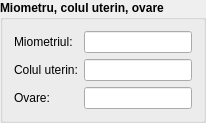
                <widget class="QGroupBox" name="groupBox_27">
                 <property name="sizePolicy">
                  <sizepolicy hsizetype="Preferred" vsizetype="Fixed">
                   <horstretch>0</horstretch>
                   <verstretch>0</verstretch>
                  </sizepolicy>
                 </property>
                 <property name="font">
                  <font>
                   <family>Segoe UI</family>
                   <bold>true</bold>
                  </font>
                 </property>
                 <property name="title">
                  <string>Miometru, colul uterin, ovare</string>
                 </property>
                 <layout class="QGridLayout" name="gridLayout_43">
                  <item row="2" column="0">
                   <widget class="QLabel" name="label_112">
                    <property name="font">
                     <font>
                      <family>Segoe UI</family>
                      <bold>false</bold>
                     </font>
                    </property>
                    <property name="text">
                     <string>Ovare:</string>
                    </property>
                   </widget>
                  </item>
                  <item row="0" column="0">
                   <widget class="QLabel" name="label_113">
                    <property name="font">
                     <font>
                      <family>Segoe UI</family>
                      <bold>false</bold>
                     </font>
                    </property>
                    <property name="text">
                     <string>Miometriul:</string>
                    </property>
                   </widget>
                  </item>
                  <item row="1" column="0">
                   <widget class="QLabel" name="label_114">
                    <property name="font">
                     <font>
                      <family>Segoe UI</family>
                      <bold>false</bold>
                     </font>
                    </property>
                    <property name="text">
                     <string>Colul uterin:</string>
                    </property>
                   </widget>
                  </item>
                  <item row="1" column="2">
                   <widget class="QLineEdit" name="gestation1_cervix">
                    <property name="font">
                     <font>
                      <family>Segoe UI</family>
                      <bold>false</bold>
                     </font>
                    </property>
                   </widget>
                  </item>
                  <item row="0" column="2">
                   <widget class="QLineEdit" name="gestation1_miometer">
                    <property name="font">
                     <font>
                      <family>Segoe UI</family>
                      <bold>false</bold>
                     </font>
                    </property>
                   </widget>
                  </item>
                  <item row="2" column="2">
                   <widget class="QLineEdit" name="gestation1_ovary">
                    <property name="font">
                     <font>
                      <family>Segoe UI</family>
                      <bold>false</bold>
                     </font>
                    </property>
                   </widget>
                  </item>
                 </layout>
                </widget>
